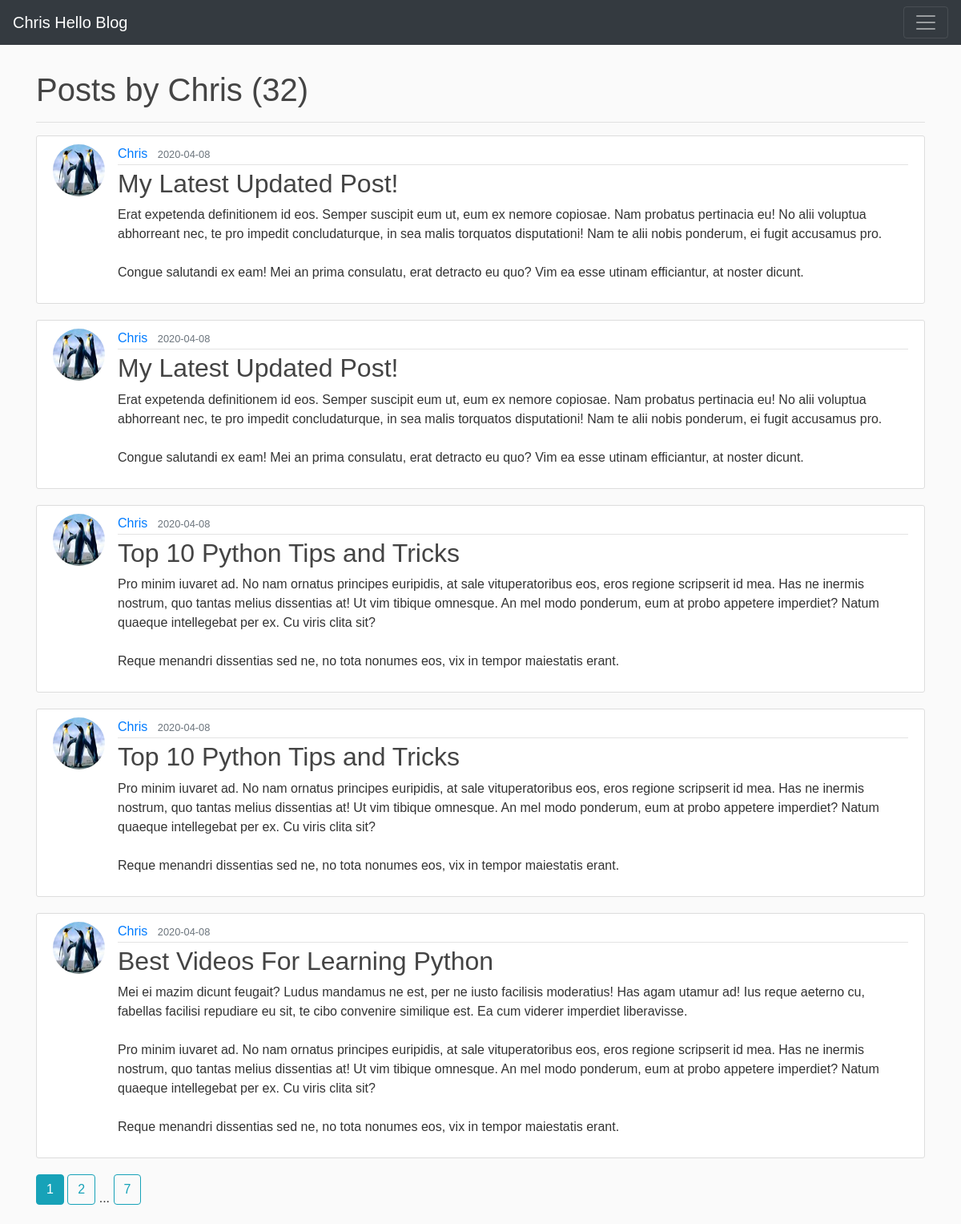
Before: /user/Chris with the older database file.
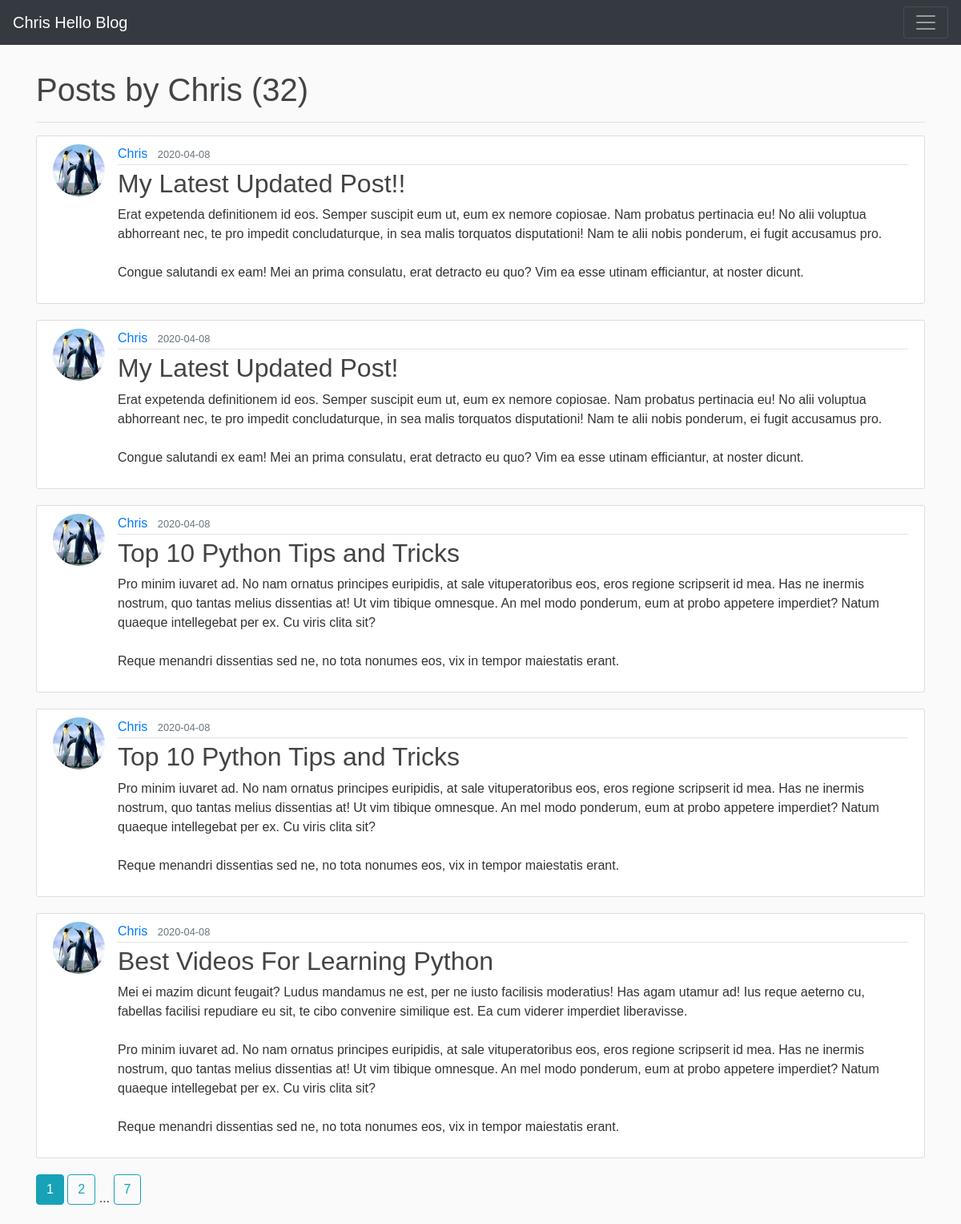
After: the same page with the newer database file.
### flaskblog/models.py (models this page shows, shortened)
class Post(db.Model):
    id = db.Column(db.Integer, primary_key = True)
    title = db.Column(db.String(100), nullable = False) #cant be null, must exist
    content = db.Column(db.Text, nullable = False)
    date_posted = db.Column(db.DateTime, nullable = False, default = datetime.utcnow)
    user_id = db.Column(db.Integer, db.ForeignKey('user.id'), nullable = False) # relates to the 'id' column of 'user' table (which explains the lowercase 'user')

class User(db.Model, UserMixin):
    id = db.Column(db.Integer, primary_key=True)
    username = db.Column(db.String(20), unique=True, nullable = False) #max length 20, must be unique
    email = db.Column(db.String(120), unique=True, nullable = False)
    image_file = db.Column(db.String(20), nullable = False, default='default.jpg') #length 20 because it'll hold the hash of their image
    password = db.Column(db.String(60), nullable = False)
    posts = db.relationship('Post', backref = 'author', lazy = True) # relationship, not a column!

### flaskblog/users/routes.py (the view)
@users.route('/user/<string:username>') # show all the posts for a specific user
def user_posts(username):
    page = request.args.get('page', 1, type = int) # look for optional parameter in GET request, default to 1, of type int
    user = User.query.filter_by(username = username).first_or_404() # using the username variable passed to us from the route, get the first query from db, otherwise return 404
    posts = (Post.query.filter_by(author = user)
                .order_by(Post.date_posted.desc())
                .paginate(page = page, per_page = 5)
            ) # parenthesis method to break apart a long line
    return render_template('user_posts.html', posts = posts, user = user, title = "User Posts")

### flaskblog/templates/user_posts.html (shortened to what this page needs)
{% extends 'base.html' %}
{% block body %}
<br>
<h1 style="display:inline">Posts by {{ user.username }} ({{ posts.total }})</h1>
<hr>
{% for post in posts.items %}
<article class="media content-section">
  <img class="rounded-circle article-img" src="{{ url_for('static', filename='profile_pics/' + post.author.image_file) }}">
  <div class="media-body">
    <div class="article-metadata">
      <a class="mr-2" href="{{ url_for('users.user_posts', username=post.author.username) }}">{{ post.author.username }}</a>
      <small class="text-muted">{{ post.date_posted.strftime('%Y-%m-%d') }}</small>
    </div>
    <h2><a class="article-title" href="{{ url_for('posts.post', id = post.id) }}">{{ post.title }}</a></h2>
    <p class="article-content">{{ post.content }}</p>
  </div>
</article>
{% endfor %}
{% for page_num in posts.iter_pages(left_edge=1, right_edge=1, left_current=1, right_current=2) %}
  {% if page_num %}
    {% if posts.page == page_num %}
      <a class="btn btn-info mb-4" href="{{ url_for('users.user_posts', username = user.username, page = page_num) }}">{{ page_num }}</a>
    {% else %}
      <a class="btn btn-outline-info mb-4" href="{{ url_for('users.user_posts', username = user.username, page = page_num) }}">{{ page_num }}</a>
    {% endif %}
  {% else %}
    ...
  {% endif %}
{% endfor %}
{% endblock %}

Changed rows visible on the page:
changed Post: title "My Latest Updated Post!" → "My Latest Updated Post!!"
